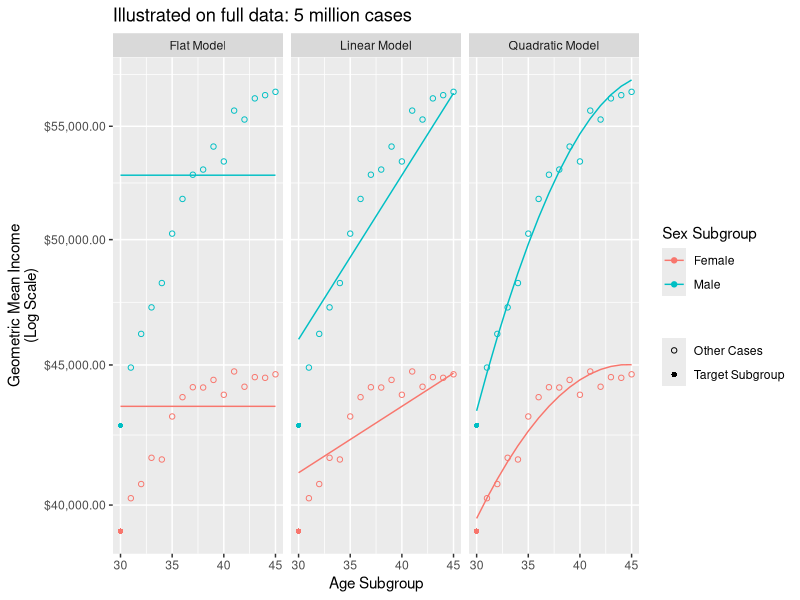

Write the R code that produced this figure.
## ---- chunk 1
library(tidyverse)
## ---- chunk 2
simulate <- function(n = 100) {
  read_csv("assets/truth.csv") |>
    slice_sample(n = n, weight_by = weight, replace = T) |>
    mutate(income = exp(rnorm(n(), meanlog, sdlog))) |>
    select(year, age, sex, income)
}
## ---- chunk 3
simulated <- simulate(n = 100)
## ---- chunk 4
num_female <- simulated |>
  filter(age == 30 & sex == "female") |>
  nrow()
num_male <- simulated |>
  filter(age == 30 & sex == "male") |>
  nrow()
while (num_female == 0 | num_male == 0) {
  simulated <- simulate_2010(n = 100)
  num_female <- simulated |>
    filter(age == 30 & sex == "female") |>
    nrow()
  num_male <- simulated |>
    filter(age == 30 & sex == "male") |>
    nrow()
}
simulated |> print(n = 3)
## ---- chunk 5
truth <- read_csv("assets/truth.csv") |>
  group_by(sex, age) |>
  summarize(meanlog = weighted.mean(meanlog, w = weight))

estimators <- function(
    data,
    to_predict = tibble(
      sex = rep(c("female","male"),2),
      age = rep(c(30,45),each = 2)
    )
) {
  fit_flat <- lm(log(income) ~ sex, data = data)
  fit_linear <- lm(log(income) ~ sex*age, data = data)
  fit_quadratic <- lm(log(income) ~ sex*poly(age,2), data = data)
  
  to_predict |>
    left_join(
      data |> group_by(age, sex) |> summarize(point = exp(mean(log(income))), .groups = "drop"),
      by = join_by(age, sex)
    ) |>
    mutate(
      flat = exp(predict(fit_flat, newdata = to_predict)),
      linear = exp(predict(fit_linear, newdata = to_predict)),
      quadratic = exp(predict(fit_quadratic, newdata = to_predict))
    ) |>
    pivot_longer(cols = c("point","flat","linear","quadratic"), names_to = "estimator", values_to = "estimate") |>
    # Calculate the female / male ratio of estimates
    pivot_wider(names_from = "sex", values_from = "estimate") |>
    mutate(ratio = female / male) |>
    pivot_longer(
      cols = c("female","male","ratio"), 
      names_to = "estimand", 
      values_to = "estimate"
    ) |>
    mutate(sample_size = nrow(data))
}

estimators(
  data = truth |> mutate(income = exp(meanlog)),
  to_predict = tibble(
      sex = rep(c("female","male"),16),
      age = rep(c(30:45),each = 2)
    )
) |>
  left_join(truth |> mutate(truth = exp(meanlog)) |> rename(estimand = sex), by = c("estimand","age")) |>
  filter(estimand != "ratio") |>
  filter(estimator != "point") |>
  ggplot(aes(x = age, color = estimand)) +
  geom_line(aes(y = estimate)) +
  geom_point(aes(y = truth, shape = age == 30)) +
  facet_wrap(
    ~estimator,
    labeller = as_labeller(function(x) {
      case_when(
        x == "flat" ~ "Flat Model",
        x == "linear" ~ "Linear Model",
        x == "quadratic" ~ "Quadratic Model"
      )
    })
  ) + 
  ggtitle("Illustrated on full data: 5 million cases") +
  scale_color_discrete(
    name = "Sex Subgroup",
    labels = c("Female","Male")
  ) +
  scale_x_continuous(name = "Age Subgroup") +
  scale_y_continuous(name = "Geometric Mean Income\n(Log Scale)", labels = scales::label_dollar(), trans = "log") +
  scale_shape_manual(
    name = element_blank(),
    labels = function(x) ifelse(x,"Target Subgroup","Other Cases"),
    values = c(1,16)
  )
